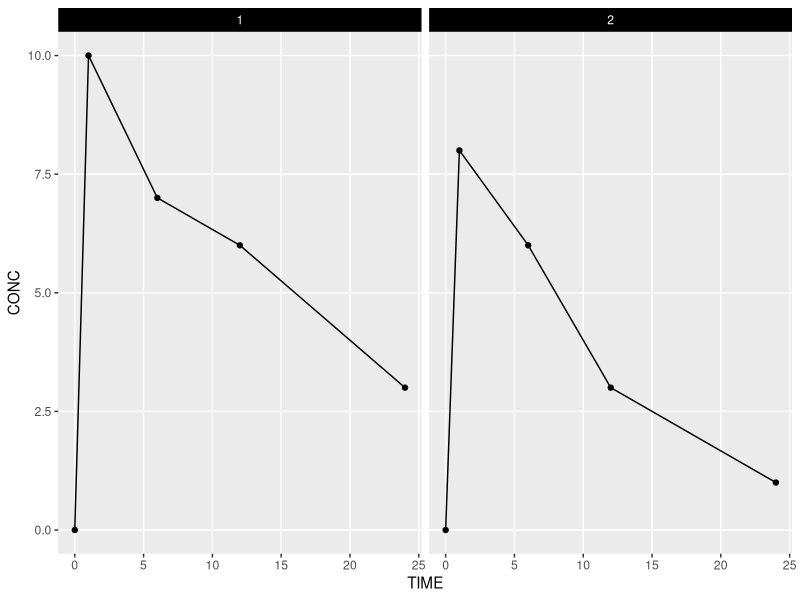
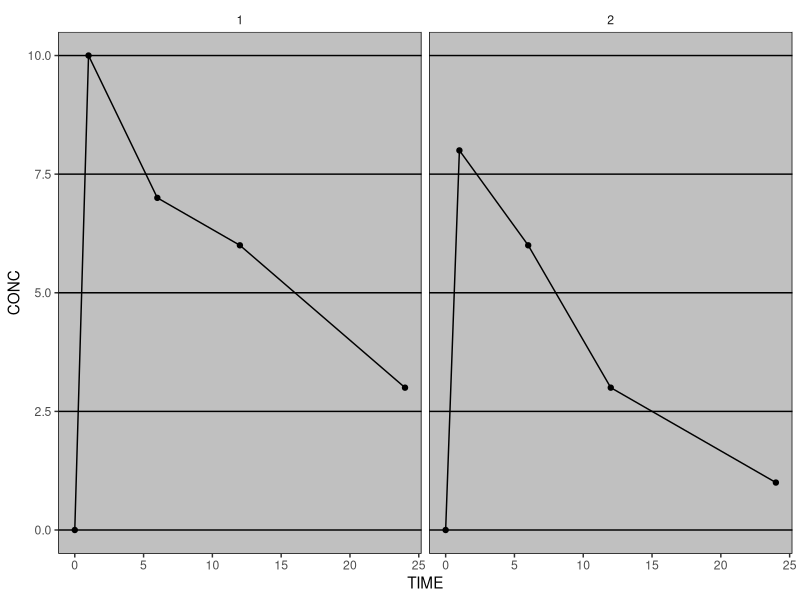
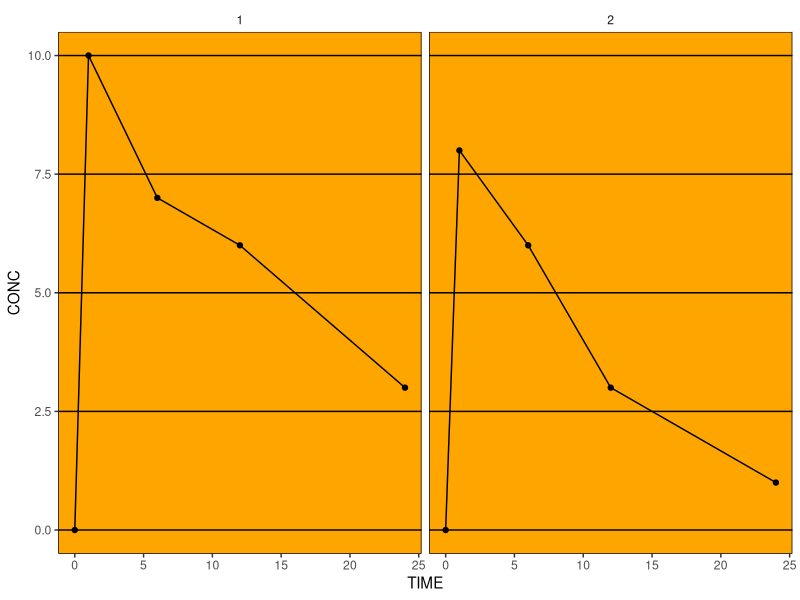
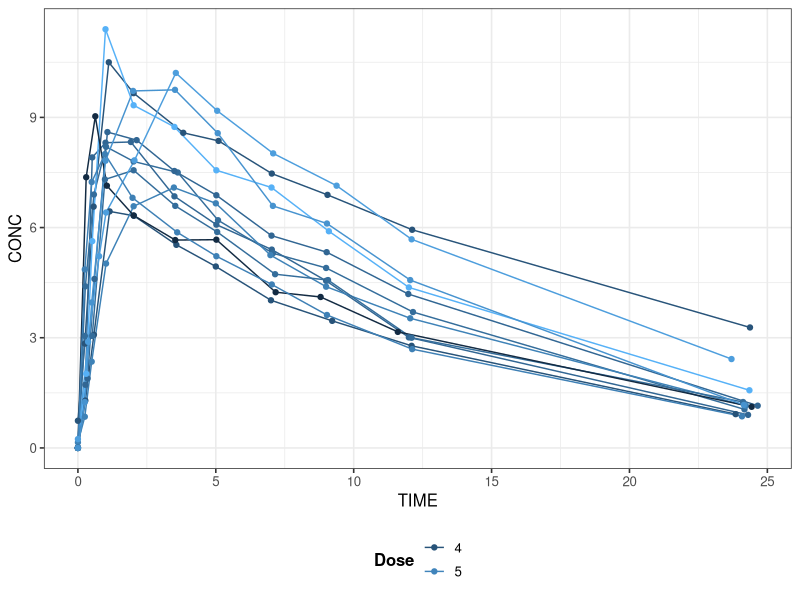

Write R code to recreate these figures, in order.
## ---- chunk 1
library(ggplot2)
library(tidyverse)

pk <- tibble(SUBJID = as.character(rep(1:2, each = 5)),
             TIME = rep(c(0, 1, 6, 12, 24), 2), 
             CONC = c(0, 10, 7, 6, 3, 0, 8, 6, 3, 1))
theoph <- read_csv("data/theoph.csv")

## ---- chunk 2
args(theme) 
## ---- chunk 3
# Create a plot
pk_plot <- ggplot(data = pk,
                  aes(x = TIME, y = CONC)) +
  facet_wrap( ~ SUBJID) +
  geom_line() +
  geom_point()

# Draw the plot but modify some theme elements
pk_plot +
  theme(panel.grid.minor.x = element_blank(),
        panel.grid.minor.y = element_blank(),
        strip.text = element_text(colour = "white"),
        strip.background = element_rect(fill = "black"))
## ---- chunk 4
# Set the global theme using a theme in ggthemes
theme_set(ggthemes::theme_excel(base_size = 12))

# Draw the plot (in this case one that we created earlier)
pk_plot
## ---- chunk 5
# Update the theme
theme_update(panel.background = element_rect(fill = "orange"))

# Re-draw the plot again
pk_plot

# Set the theme back to something a bit nicer
theme_set(theme_bw(base_size = 12))
## ---- chunk 6
ggplot(data = theoph,
       aes(x = TIME, y = CONC, 
                          colour = DOSE, group = SUBJID)) + 
  geom_line() +
  geom_point() +
  theme(legend.position = "bottom") +
  guides(colour = 
           guide_legend(title = "Dose", title.position = "left", nrow = 2, 
                        direction = "vertical",
                        title.theme = element_text(face = "bold", angle = 0)))
